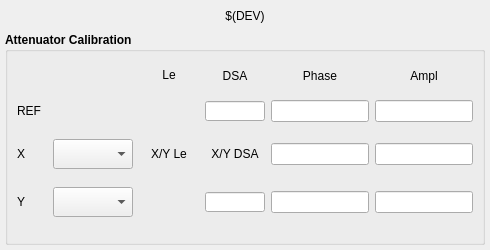
<?xml version="1.0" encoding="UTF-8"?>
<ui version="4.0">
 <class>MainWindow</class>
 <widget class="QMainWindow" name="MainWindow">
  <property name="geometry">
   <rect>
    <x>0</x>
    <y>0</y>
    <width>490</width>
    <height>250</height>
   </rect>
  </property>
  <property name="sizePolicy">
   <sizepolicy hsizetype="Fixed" vsizetype="Fixed">
    <horstretch>0</horstretch>
    <verstretch>0</verstretch>
   </sizepolicy>
  </property>
  <property name="minimumSize">
   <size>
    <width>490</width>
    <height>250</height>
   </size>
  </property>
  <property name="maximumSize">
   <size>
    <width>490</width>
    <height>250</height>
   </size>
  </property>
  <property name="windowTitle">
   <string>MainWindow</string>
  </property>
  <widget class="QWidget" name="centralwidget">
   <layout class="QVBoxLayout" name="verticalLayout">
    <property name="spacing">
     <number>5</number>
    </property>
    <property name="margin">
     <number>5</number>
    </property>
    <item>
     <spacer name="verticalSpacer">
      <property name="orientation">
       <enum>Qt::Vertical</enum>
      </property>
      <property name="sizeType">
       <enum>QSizePolicy::Fixed</enum>
      </property>
      <property name="sizeHint" stdset="0">
       <size>
        <width>20</width>
        <height>1</height>
       </size>
      </property>
     </spacer>
    </item>
    <item>
     <widget class="caLabel" name="caLabel_1">
      <property name="sizePolicy">
       <sizepolicy hsizetype="Expanding" vsizetype="Fixed">
        <horstretch>0</horstretch>
        <verstretch>0</verstretch>
       </sizepolicy>
      </property>
      <property name="minimumSize">
       <size>
        <width>0</width>
        <height>20</height>
       </size>
      </property>
      <property name="frameShape">
       <enum>QFrame::NoFrame</enum>
      </property>
      <property name="text">
       <string>$(DEV)</string>
      </property>
      <property name="alignment">
       <set>Qt::AlignAbsolute|Qt::AlignCenter|Qt::AlignHCenter|Qt::AlignVCenter</set>
      </property>
      <property name="fontScaleMode">
       <enum>ESimpleLabel::Height</enum>
      </property>
      <property name="foreground">
       <color>
        <red>0</red>
        <green>0</green>
        <blue>0</blue>
       </color>
      </property>
      <property name="background">
       <color alpha="0">
        <red>255</red>
        <green>255</green>
        <blue>255</blue>
       </color>
      </property>
     </widget>
    </item>
    <item>
     <spacer name="verticalSpacer_2">
      <property name="orientation">
       <enum>Qt::Vertical</enum>
      </property>
      <property name="sizeType">
       <enum>QSizePolicy::Fixed</enum>
      </property>
      <property name="sizeHint" stdset="0">
       <size>
        <width>20</width>
        <height>1</height>
       </size>
      </property>
     </spacer>
    </item>
    <item>
     <widget class="QGroupBox" name="groupBox_6">
      <property name="sizePolicy">
       <sizepolicy hsizetype="Preferred" vsizetype="Preferred">
        <horstretch>0</horstretch>
        <verstretch>0</verstretch>
       </sizepolicy>
      </property>
      <property name="minimumSize">
       <size>
        <width>0</width>
        <height>0</height>
       </size>
      </property>
      <property name="font">
       <font>
        <weight>75</weight>
        <bold>true</bold>
       </font>
      </property>
      <property name="title">
       <string>Attenuator Calibration</string>
      </property>
      <layout class="QGridLayout" name="gridLayout_5">
       <item row="3" column="6">
        <widget class="caFrame" name="caframe_3">
         <property name="minimumSize">
          <size>
           <width>60</width>
           <height>15</height>
          </size>
         </property>
         <property name="maximumSize">
          <size>
           <width>60</width>
           <height>15</height>
          </size>
         </property>
         <property name="visibility">
          <enum>caFrame::Calc</enum>
         </property>
         <property name="visibilityCalc">
          <string notr="true">A=2 or B=2</string>
         </property>
         <property name="channel" stdset="0">
          <string notr="true">$(DEV):SWX-CTRL</string>
         </property>
         <property name="channelB">
          <string notr="true">$(DEV):SWY-CTRL</string>
         </property>
         <widget class="QLabel" name="label_64">
          <property name="geometry">
           <rect>
            <x>0</x>
            <y>0</y>
            <width>60</width>
            <height>15</height>
           </rect>
          </property>
          <property name="sizePolicy">
           <sizepolicy hsizetype="Preferred" vsizetype="Fixed">
            <horstretch>0</horstretch>
            <verstretch>0</verstretch>
           </sizepolicy>
          </property>
          <property name="minimumSize">
           <size>
            <width>60</width>
            <height>15</height>
           </size>
          </property>
          <property name="maximumSize">
           <size>
            <width>60</width>
            <height>15</height>
           </size>
          </property>
          <property name="font">
           <font>
            <weight>50</weight>
            <bold>false</bold>
           </font>
          </property>
          <property name="text">
           <string>X/Y Le</string>
          </property>
          <property name="alignment">
           <set>Qt::AlignCenter</set>
          </property>
         </widget>
        </widget>
       </item>
       <item row="3" column="7">
        <widget class="caFrame" name="caframe_4">
         <property name="minimumSize">
          <size>
           <width>60</width>
           <height>15</height>
          </size>
         </property>
         <property name="maximumSize">
          <size>
           <width>60</width>
           <height>15</height>
          </size>
         </property>
         <property name="visibility">
          <enum>caFrame::Calc</enum>
         </property>
         <property name="visibilityCalc">
          <string notr="true">A=2 or B=2</string>
         </property>
         <property name="channel" stdset="0">
          <string notr="true">$(DEV):SWX-CTRL</string>
         </property>
         <property name="channelB">
          <string notr="true">$(DEV):SWY-CTRL</string>
         </property>
         <widget class="QLabel" name="label_65">
          <property name="geometry">
           <rect>
            <x>0</x>
            <y>0</y>
            <width>60</width>
            <height>15</height>
           </rect>
          </property>
          <property name="sizePolicy">
           <sizepolicy hsizetype="Preferred" vsizetype="Fixed">
            <horstretch>0</horstretch>
            <verstretch>0</verstretch>
           </sizepolicy>
          </property>
          <property name="minimumSize">
           <size>
            <width>60</width>
            <height>15</height>
           </size>
          </property>
          <property name="maximumSize">
           <size>
            <width>60</width>
            <height>15</height>
           </size>
          </property>
          <property name="font">
           <font>
            <weight>50</weight>
            <bold>false</bold>
           </font>
          </property>
          <property name="text">
           <string>X/Y DSA</string>
          </property>
          <property name="alignment">
           <set>Qt::AlignCenter</set>
          </property>
         </widget>
        </widget>
       </item>
       <item row="4" column="6">
        <widget class="caFrame" name="caframe">
         <property name="minimumSize">
          <size>
           <width>60</width>
           <height>30</height>
          </size>
         </property>
         <property name="maximumSize">
          <size>
           <width>60</width>
           <height>30</height>
          </size>
         </property>
         <property name="visibility">
          <enum>caFrame::Calc</enum>
         </property>
         <property name="visibilityCalc">
          <string notr="true">A=2 or B=2</string>
         </property>
         <property name="channel" stdset="0">
          <string notr="true">$(DEV):SWX-CTRL</string>
         </property>
         <property name="channelB">
          <string notr="true">$(DEV):SWY-CTRL</string>
         </property>
         <widget class="caChoice" name="caChoice_9">
          <property name="geometry">
           <rect>
            <x>0</x>
            <y>0</y>
            <width>60</width>
            <height>30</height>
           </rect>
          </property>
          <property name="sizePolicy">
           <sizepolicy hsizetype="Fixed" vsizetype="Fixed">
            <horstretch>60</horstretch>
            <verstretch>40</verstretch>
           </sizepolicy>
          </property>
          <property name="minimumSize">
           <size>
            <width>60</width>
            <height>30</height>
           </size>
          </property>
          <property name="maximumSize">
           <size>
            <width>60</width>
            <height>30</height>
           </size>
          </property>
          <property name="channel" stdset="0">
           <string notr="true">$(DEV):ATT-XY-LE-RD</string>
          </property>
          <property name="foreground">
           <color>
            <red>0</red>
            <green>0</green>
            <blue>0</blue>
           </color>
          </property>
          <property name="background">
           <color>
            <red>187</red>
            <green>187</green>
            <blue>187</blue>
           </color>
          </property>
          <property name="colorMode">
           <enum>caChoice::Static</enum>
          </property>
          <property name="endBit">
           <number>1</number>
          </property>
          <property name="fontScaleMode">
           <enum>EPushButton::None</enum>
          </property>
         </widget>
        </widget>
       </item>
       <item row="4" column="7">
        <widget class="caFrame" name="caframe_2">
         <property name="minimumSize">
          <size>
           <width>60</width>
           <height>40</height>
          </size>
         </property>
         <property name="maximumSize">
          <size>
           <width>60</width>
           <height>40</height>
          </size>
         </property>
         <property name="visibility">
          <enum>caFrame::Calc</enum>
         </property>
         <property name="visibilityCalc">
          <string notr="true">A=2 or B=2</string>
         </property>
         <property name="channel" stdset="0">
          <string notr="true">$(DEV):SWX-CTRL</string>
         </property>
         <property name="channelB">
          <string notr="true">$(DEV):SWY-CTRL</string>
         </property>
         <widget class="caLineEdit" name="calineedit_19">
          <property name="geometry">
           <rect>
            <x>0</x>
            <y>10</y>
            <width>60</width>
            <height>20</height>
           </rect>
          </property>
          <property name="minimumSize">
           <size>
            <width>60</width>
            <height>20</height>
           </size>
          </property>
          <property name="maximumSize">
           <size>
            <width>80</width>
            <height>20</height>
           </size>
          </property>
          <property name="alignment">
           <set>Qt::AlignRight|Qt::AlignTrailing|Qt::AlignVCenter</set>
          </property>
          <property name="channel" stdset="0">
           <string notr="true">$(DEV):ATT-XY-RD</string>
          </property>
          <property name="background">
           <color>
            <red>187</red>
            <green>187</green>
            <blue>187</blue>
           </color>
          </property>
          <property name="colorMode">
           <enum>caLineEdit::Static</enum>
          </property>
          <property name="fontScaleMode">
           <enum>caLineEdit::Height</enum>
          </property>
         </widget>
        </widget>
       </item>
       <item row="2" column="8">
        <widget class="caLineEdit" name="calineedit_13">
         <property name="minimumSize">
          <size>
           <width>40</width>
           <height>20</height>
          </size>
         </property>
         <property name="alignment">
          <set>Qt::AlignRight|Qt::AlignTrailing|Qt::AlignVCenter</set>
         </property>
         <property name="channel" stdset="0">
          <string notr="true">$(DEV):AC-R-PHASE-RD</string>
         </property>
         <property name="background">
          <color>
           <red>187</red>
           <green>187</green>
           <blue>187</blue>
          </color>
         </property>
         <property name="colorMode">
          <enum>caLineEdit::Static</enum>
         </property>
         <property name="fontScaleMode">
          <enum>caLineEdit::Height</enum>
         </property>
        </widget>
       </item>
       <item row="2" column="7">
        <widget class="caLineEdit" name="calineedit_14">
         <property name="minimumSize">
          <size>
           <width>40</width>
           <height>20</height>
          </size>
         </property>
         <property name="maximumSize">
          <size>
           <width>60</width>
           <height>20</height>
          </size>
         </property>
         <property name="alignment">
          <set>Qt::AlignRight|Qt::AlignTrailing|Qt::AlignVCenter</set>
         </property>
         <property name="channel" stdset="0">
          <string notr="true">$(DEV):ATT-R-RD</string>
         </property>
         <property name="background">
          <color>
           <red>187</red>
           <green>187</green>
           <blue>187</blue>
          </color>
         </property>
         <property name="colorMode">
          <enum>caLineEdit::Static</enum>
         </property>
         <property name="fontScaleMode">
          <enum>caLineEdit::Height</enum>
         </property>
        </widget>
       </item>
       <item row="3" column="8">
        <widget class="caLineEdit" name="calineedit_15">
         <property name="minimumSize">
          <size>
           <width>40</width>
           <height>20</height>
          </size>
         </property>
         <property name="alignment">
          <set>Qt::AlignRight|Qt::AlignTrailing|Qt::AlignVCenter</set>
         </property>
         <property name="channel" stdset="0">
          <string notr="true">$(DEV):AC-X-PHASE-RD</string>
         </property>
         <property name="background">
          <color>
           <red>187</red>
           <green>187</green>
           <blue>187</blue>
          </color>
         </property>
         <property name="colorMode">
          <enum>caLineEdit::Static</enum>
         </property>
         <property name="fontScaleMode">
          <enum>caLineEdit::Height</enum>
         </property>
        </widget>
       </item>
       <item row="3" column="9">
        <widget class="caLineEdit" name="calineedit_16">
         <property name="minimumSize">
          <size>
           <width>40</width>
           <height>20</height>
          </size>
         </property>
         <property name="alignment">
          <set>Qt::AlignRight|Qt::AlignTrailing|Qt::AlignVCenter</set>
         </property>
         <property name="channel" stdset="0">
          <string notr="true">$(DEV):AC-X-AMPL-RD</string>
         </property>
         <property name="background">
          <color>
           <red>187</red>
           <green>187</green>
           <blue>187</blue>
          </color>
         </property>
         <property name="colorMode">
          <enum>caLineEdit::Static</enum>
         </property>
         <property name="fontScaleMode">
          <enum>caLineEdit::Height</enum>
         </property>
        </widget>
       </item>
       <item row="4" column="8">
        <widget class="caLineEdit" name="calineedit_17">
         <property name="minimumSize">
          <size>
           <width>40</width>
           <height>20</height>
          </size>
         </property>
         <property name="alignment">
          <set>Qt::AlignRight|Qt::AlignTrailing|Qt::AlignVCenter</set>
         </property>
         <property name="channel" stdset="0">
          <string notr="true">$(DEV):AC-Y-PHASE-RD</string>
         </property>
         <property name="background">
          <color>
           <red>187</red>
           <green>187</green>
           <blue>187</blue>
          </color>
         </property>
         <property name="colorMode">
          <enum>caLineEdit::Static</enum>
         </property>
         <property name="fontScaleMode">
          <enum>caLineEdit::Height</enum>
         </property>
        </widget>
       </item>
       <item row="4" column="9">
        <widget class="caLineEdit" name="calineedit_18">
         <property name="minimumSize">
          <size>
           <width>40</width>
           <height>20</height>
          </size>
         </property>
         <property name="alignment">
          <set>Qt::AlignRight|Qt::AlignTrailing|Qt::AlignVCenter</set>
         </property>
         <property name="channel" stdset="0">
          <string notr="true">$(DEV):AC-Y-AMPL-RD</string>
         </property>
         <property name="background">
          <color>
           <red>187</red>
           <green>187</green>
           <blue>187</blue>
          </color>
         </property>
         <property name="colorMode">
          <enum>caLineEdit::Static</enum>
         </property>
         <property name="fontScaleMode">
          <enum>caLineEdit::Height</enum>
         </property>
        </widget>
       </item>
       <item row="0" column="7">
        <widget class="QLabel" name="label_53">
         <property name="sizePolicy">
          <sizepolicy hsizetype="Preferred" vsizetype="Fixed">
           <horstretch>0</horstretch>
           <verstretch>0</verstretch>
          </sizepolicy>
         </property>
         <property name="minimumSize">
          <size>
           <width>0</width>
           <height>15</height>
          </size>
         </property>
         <property name="font">
          <font>
           <weight>50</weight>
           <bold>false</bold>
          </font>
         </property>
         <property name="text">
          <string>DSA</string>
         </property>
         <property name="alignment">
          <set>Qt::AlignCenter</set>
         </property>
        </widget>
       </item>
       <item row="4" column="4">
        <widget class="QLabel" name="label_63">
         <property name="sizePolicy">
          <sizepolicy hsizetype="Preferred" vsizetype="Fixed">
           <horstretch>0</horstretch>
           <verstretch>0</verstretch>
          </sizepolicy>
         </property>
         <property name="minimumSize">
          <size>
           <width>30</width>
           <height>15</height>
          </size>
         </property>
         <property name="font">
          <font>
           <weight>50</weight>
           <bold>false</bold>
          </font>
         </property>
         <property name="text">
          <string>Y</string>
         </property>
         <property name="alignment">
          <set>Qt::AlignLeading|Qt::AlignLeft|Qt::AlignVCenter</set>
         </property>
        </widget>
       </item>
       <item row="3" column="4">
        <widget class="QLabel" name="label_62">
         <property name="sizePolicy">
          <sizepolicy hsizetype="Preferred" vsizetype="Fixed">
           <horstretch>0</horstretch>
           <verstretch>0</verstretch>
          </sizepolicy>
         </property>
         <property name="minimumSize">
          <size>
           <width>30</width>
           <height>15</height>
          </size>
         </property>
         <property name="font">
          <font>
           <weight>50</weight>
           <bold>false</bold>
          </font>
         </property>
         <property name="text">
          <string>X</string>
         </property>
         <property name="alignment">
          <set>Qt::AlignLeading|Qt::AlignLeft|Qt::AlignVCenter</set>
         </property>
        </widget>
       </item>
       <item row="0" column="6">
        <widget class="QLabel" name="label_5">
         <property name="minimumSize">
          <size>
           <width>60</width>
           <height>10</height>
          </size>
         </property>
         <property name="maximumSize">
          <size>
           <width>60</width>
           <height>10</height>
          </size>
         </property>
         <property name="font">
          <font>
           <weight>50</weight>
           <bold>false</bold>
          </font>
         </property>
         <property name="text">
          <string>Le</string>
         </property>
         <property name="alignment">
          <set>Qt::AlignCenter</set>
         </property>
        </widget>
       </item>
       <item row="2" column="9">
        <widget class="caLineEdit" name="calineedit_12">
         <property name="minimumSize">
          <size>
           <width>40</width>
           <height>20</height>
          </size>
         </property>
         <property name="alignment">
          <set>Qt::AlignRight|Qt::AlignTrailing|Qt::AlignVCenter</set>
         </property>
         <property name="channel" stdset="0">
          <string notr="true">$(DEV):AC-R-AMPL-RD</string>
         </property>
         <property name="background">
          <color>
           <red>187</red>
           <green>187</green>
           <blue>187</blue>
          </color>
         </property>
         <property name="colorMode">
          <enum>caLineEdit::Static</enum>
         </property>
         <property name="fontScaleMode">
          <enum>caLineEdit::Height</enum>
         </property>
        </widget>
       </item>
       <item row="0" column="8">
        <widget class="QLabel" name="label_54">
         <property name="sizePolicy">
          <sizepolicy hsizetype="Preferred" vsizetype="Fixed">
           <horstretch>0</horstretch>
           <verstretch>0</verstretch>
          </sizepolicy>
         </property>
         <property name="minimumSize">
          <size>
           <width>0</width>
           <height>15</height>
          </size>
         </property>
         <property name="font">
          <font>
           <weight>50</weight>
           <bold>false</bold>
          </font>
         </property>
         <property name="text">
          <string>Phase</string>
         </property>
         <property name="alignment">
          <set>Qt::AlignCenter</set>
         </property>
        </widget>
       </item>
       <item row="2" column="4">
        <widget class="QLabel" name="label_61">
         <property name="sizePolicy">
          <sizepolicy hsizetype="Preferred" vsizetype="Fixed">
           <horstretch>0</horstretch>
           <verstretch>0</verstretch>
          </sizepolicy>
         </property>
         <property name="minimumSize">
          <size>
           <width>30</width>
           <height>15</height>
          </size>
         </property>
         <property name="font">
          <font>
           <weight>50</weight>
           <bold>false</bold>
          </font>
         </property>
         <property name="text">
          <string>REF</string>
         </property>
         <property name="alignment">
          <set>Qt::AlignLeading|Qt::AlignLeft|Qt::AlignVCenter</set>
         </property>
        </widget>
       </item>
       <item row="0" column="9">
        <widget class="QLabel" name="label_55">
         <property name="sizePolicy">
          <sizepolicy hsizetype="Preferred" vsizetype="Fixed">
           <horstretch>0</horstretch>
           <verstretch>0</verstretch>
          </sizepolicy>
         </property>
         <property name="minimumSize">
          <size>
           <width>0</width>
           <height>15</height>
          </size>
         </property>
         <property name="font">
          <font>
           <weight>50</weight>
           <bold>false</bold>
          </font>
         </property>
         <property name="text">
          <string>Ampl</string>
         </property>
         <property name="alignment">
          <set>Qt::AlignCenter</set>
         </property>
        </widget>
       </item>
       <item row="2" column="6">
        <widget class="caChoice" name="caChoice_6">
         <property name="sizePolicy">
          <sizepolicy hsizetype="Fixed" vsizetype="Fixed">
           <horstretch>60</horstretch>
           <verstretch>40</verstretch>
          </sizepolicy>
         </property>
         <property name="minimumSize">
          <size>
           <width>60</width>
           <height>30</height>
          </size>
         </property>
         <property name="maximumSize">
          <size>
           <width>60</width>
           <height>30</height>
          </size>
         </property>
         <property name="channel" stdset="0">
          <string notr="true">$(DEV):ATT-R-LE-RD</string>
         </property>
         <property name="foreground">
          <color>
           <red>0</red>
           <green>0</green>
           <blue>0</blue>
          </color>
         </property>
         <property name="background">
          <color>
           <red>187</red>
           <green>187</green>
           <blue>187</blue>
          </color>
         </property>
         <property name="colorMode">
          <enum>caChoice::Static</enum>
         </property>
         <property name="endBit">
          <number>1</number>
         </property>
         <property name="fontScaleMode">
          <enum>EPushButton::None</enum>
         </property>
        </widget>
       </item>
       <item row="3" column="5">
        <widget class="caMenu" name="caMenu_3">
         <property name="sizePolicy">
          <sizepolicy hsizetype="Fixed" vsizetype="Fixed">
           <horstretch>0</horstretch>
           <verstretch>0</verstretch>
          </sizepolicy>
         </property>
         <property name="minimumSize">
          <size>
           <width>80</width>
           <height>30</height>
          </size>
         </property>
         <property name="maximumSize">
          <size>
           <width>80</width>
           <height>30</height>
          </size>
         </property>
         <property name="font">
          <font>
           <weight>50</weight>
           <bold>false</bold>
          </font>
         </property>
         <property name="channel" stdset="0">
          <string notr="true">$(DEV):SWX-CTRL</string>
         </property>
         <property name="colorMode">
          <enum>caMenu::Static</enum>
         </property>
         <property name="foreground">
          <color>
           <red>0</red>
           <green>0</green>
           <blue>0</blue>
          </color>
         </property>
         <property name="background">
          <color>
           <red>187</red>
           <green>187</green>
           <blue>187</blue>
          </color>
         </property>
        </widget>
       </item>
       <item row="4" column="5">
        <widget class="caMenu" name="caMenu_2">
         <property name="sizePolicy">
          <sizepolicy hsizetype="Fixed" vsizetype="Fixed">
           <horstretch>0</horstretch>
           <verstretch>0</verstretch>
          </sizepolicy>
         </property>
         <property name="minimumSize">
          <size>
           <width>80</width>
           <height>30</height>
          </size>
         </property>
         <property name="maximumSize">
          <size>
           <width>80</width>
           <height>30</height>
          </size>
         </property>
         <property name="font">
          <font>
           <weight>50</weight>
           <bold>false</bold>
          </font>
         </property>
         <property name="channel" stdset="0">
          <string notr="true">$(DEV):SWY-CTRL</string>
         </property>
         <property name="colorMode">
          <enum>caMenu::Static</enum>
         </property>
         <property name="foreground">
          <color>
           <red>0</red>
           <green>0</green>
           <blue>0</blue>
          </color>
         </property>
         <property name="background">
          <color>
           <red>187</red>
           <green>187</green>
           <blue>187</blue>
          </color>
         </property>
        </widget>
       </item>
      </layout>
     </widget>
    </item>
   </layout>
  </widget>
 </widget>
 <customwidgets>
  <customwidget>
   <class>caMenu</class>
   <extends>QComboBox</extends>
   <header>caMenu</header>
  </customwidget>
  <customwidget>
   <class>caChoice</class>
   <extends>QWidget</extends>
   <header>caChoice</header>
  </customwidget>
  <customwidget>
   <class>caFrame</class>
   <extends>QFrame</extends>
   <header>caFrame</header>
   <container>1</container>
  </customwidget>
  <customwidget>
   <class>caLabel</class>
   <extends>QLabel</extends>
   <header>caLabel</header>
  </customwidget>
  <customwidget>
   <class>caLineEdit</class>
   <extends>QLineEdit</extends>
   <header>caLineEdit</header>
  </customwidget>
 </customwidgets>
 <resources/>
 <connections/>
</ui>
